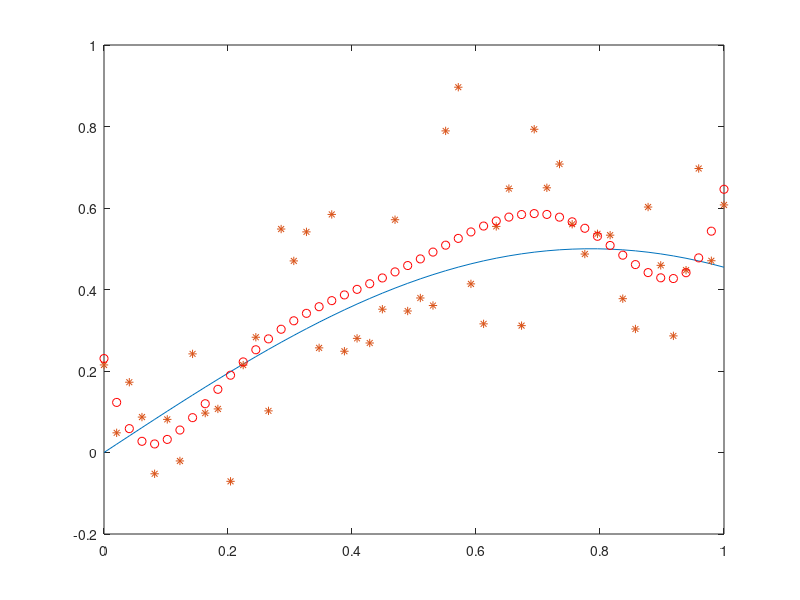

Write MATLAB code to recreate this figure.
clc
clear
x=linspace(0,1,50);
y=sin(x).*cos(x);
noise=0.2*randn(1,50);
yn=y+noise;
x=x';
yn=yn';

A=[ones(50,1) x x.^2 x.^3 x.^4 x.^5 x.^6 x.^7];
z=pinv(A)*yn;
yp=A*z;
plot(x,y)
hold on
plot(x,yn,'*')
hold on
plot(x,yp,'ro')
